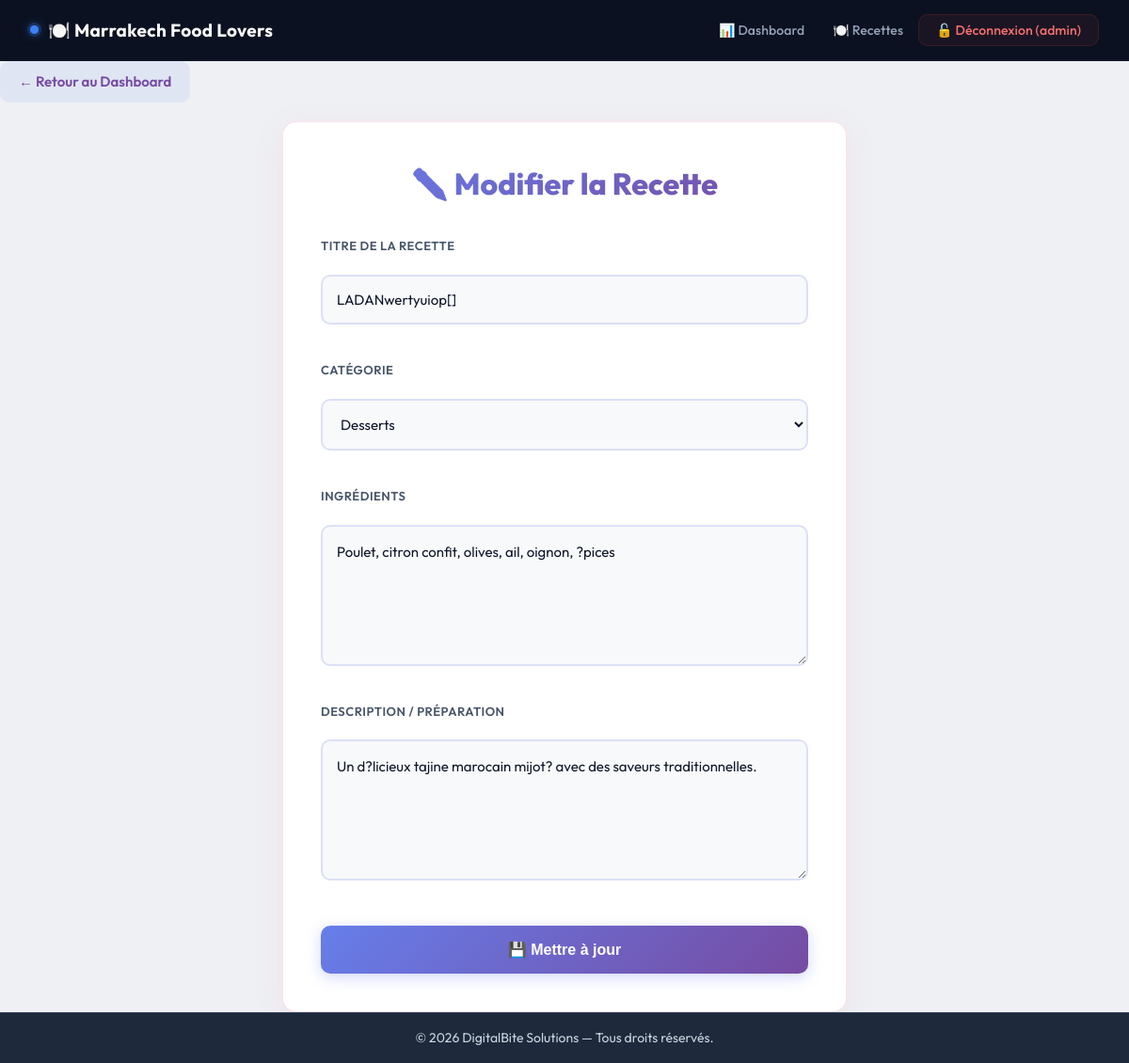
/edit_recipe.php?id=3 (signed in), run on the app's committed database.
### tables this page shows
CREATE TABLE `recipes` (
  `id` int(11) NOT NULL,
  `title` varchar(150) NOT NULL,
  `ingredients` text NOT NULL,
  `description` text NOT NULL,
  `user_id` int(11) DEFAULT NULL,
  `category_id` int(11) DEFAULT NULL,
  `created_at` timestamp NOT NULL DEFAULT current_timestamp()
);

CREATE TABLE `categories` (
  `id` int(11) NOT NULL,
  `name` varchar(100) NOT NULL
);

### edit_recipe.php (called while the page is built)
<?php
require_once 'app/controllers/RecipeController.php';
$controller = new RecipeController();
$controller->edit();
?>

### app/models/Database.php (called while the page is built, shortened)
<?php
class Database{
private static $instance = null ;
private $pdo;
private function __construct(){
    try{
        $this ->pdo = new PDO(
            'mysql:host=' . DB_HOST . ';dbname=' . DB_NAME . ';charset=utf8',
                DB_USER,
                DB_PASS
        );
        $this ->pdo->setAttribute(PDO::ATTR_ERRMODE, PDO::ERRMODE_EXCEPTION );
    }catch(PDOException $e){
        die ('Erreur de connexion : ' . $e->getMessage());
    }
}
public static function getInstance() {
        if (self::$instance === null) {
            self::$instance = new Database();
        }
        return self::$instance;
}
public function query($sql, $params = []) {
        $stmt = $this->pdo->prepare($sql);
        $stmt->execute($params);
        return $stmt;
}
}
?>

### app/models/Recipe.php (called while the page is built, shortened)
<?php
require_once __DIR__ . '/Database.php';
class Recipe {
    public function getById($id) {
        $db   = Database::getInstance();
        $stmt = $db->query(
            'SELECT r.*, c.name AS category_name, u.username
             FROM recipes r
             LEFT JOIN categories c ON r.category_id = c.id
             LEFT JOIN users u ON r.user_id = u.id
             WHERE r.id = ?',
            [$id]
        );
        return $stmt->fetch(PDO::FETCH_ASSOC);
    }
}
?>

### app/models/Category.php (called while the page is built, shortened)
<?php
require_once __DIR__ . '/../models/Database.php';
class category {
    public function getAll() {
        $db =Database :: getInstance();
        $stmt = $db ->query('SELECT * FROM categories ORDER BY name ASC');
        return $stmt->fetchAll(PDO::FETCH_ASSOC);
    }
}
?>

### app/views/cuisinier/edit.php (the view, shortened to what this page needs)
<?php require_once __DIR__ . '/../includes/header.php'; ?>
<main>
    <a href="/Marrakech_Food_Lovers/dashboard.php" class="btn-back">← Retour au Dashboard</a>
    <div class="form-container">
        <h1 class="form-title">✏️ Modifier la Recette</h1>
        <form action="/Marrakech_Food_Lovers/edit_recipe.php?id=<?= $recipe['id'] ?>" method="POST" class="main-form">
            <div class="form-group">
                <label for="title">Titre de la recette</label>
                <input type="text" id="title" name="title"
                       value="<?= htmlspecialchars($recipe['title']) ?>" required>
            </div>
            <div class="form-group">
                <label for="category_id">Catégorie</label>
                <select id="category_id" name="category_id" required>
                    <?php foreach ($categories as $category) : ?>
                        <option value="<?= $category['id'] ?>"
                            <?= ($recipe['category_id'] == $category['id']) ? 'selected' : '' ?>>
                            <?= htmlspecialchars($category['name']) ?>
                        </option>
                    <?php endforeach; ?>
                </select>
            </div>
            <div class="form-group">
                <label for="ingredients">Ingrédients</label>
                <textarea id="ingredients" name="ingredients" required>
<?= htmlspecialchars($recipe['ingredients']) ?></textarea>
            </div>
            <div class="form-group">
                <label for="description">Description / Préparation</label>
                <textarea id="description" name="description" required>
<?= htmlspecialchars($recipe['description']) ?></textarea>
            </div>
            <button type="submit">💾 Mettre à jour</button>
        </form>
    </div>
</main>
<?php require_once __DIR__ . '/../includes/footer.php'; ?>

### public/css/style.css (style rules this page uses)
:root { --primary: #4f46e5; --primary-hover: #4338ca; --secondary: #10b981; --secondary-hover:#059669; --danger: #ef4444; --danger-hover: #dc2626; --bg-page: #eef0f4; --bg-card: #ffffff; --bg-content: #f8fafc; --text-primary: #0f172a; --text-secondary: #475569; --text-muted: #94a3b8; --bg-dark: #0b1120; --border: #e2e8f0; --table-header: #f28b82; --radius-sm: 6px; --radius-md: 10px; --radius-lg: 14px; --radius-xl: 18px; --radius-2xl: 24px; --shadow-xs: 0 1px 2px rgba(0,0,0,0.04); --shadow-sm: 0 2px 6px rgba(0,0,0,0.06); --shadow-md: 0 4px 12px rgba(0,0,0,0.08); --shadow-lg: 0 8px 24px rgba(0,0,0,0.10); --shadow-xl: 0 16px 40px rgba(0,0,0,0.14); --bar-blue: #4f46e5; --bar-purple: #7c3aed; --bar-green: #10b981; --bar-orange: #f59e0b; }
*, *::before, *::after { margin: 0; padding: 0; box-sizing: border-box; }
html { scroll-behavior: smooth; }
body { font-family: 'Outfit', 'Segoe UI', Tahoma, sans-serif; font-size: 15px; font-weight: 400; color: var(--text-primary); background-color: var(--bg-page); line-height: 1.6; min-height: 100vh; display: flex; flex-direction: column; }
input[type="text"], input[type="email"], input[type="password"], input[type="number"], input[type="datetime-local"], select, textarea { width: 100%; padding: 11px 16px; border: 1.5px solid var(--border); border-radius: var(--radius-md); font-family: 'Outfit', sans-serif; font-size: 14px; font-weight: 400; color: var(--text-primary); background-color: var(--bg-content); transition: border-color 0.2s ease, box-shadow 0.2s ease; outline: none; margin-top: 6px; }
textarea { min-height: 100px; resize: vertical; }
.form-group { margin-bottom: 18px; }
.form-group label { display: block; font-size: 13px; font-weight: 600; color: var(--text-secondary); margin-bottom: 6px; text-transform: uppercase; letter-spacing: 0.5px; }

### app/views/cuisinier/edit.php (style rules this page uses)
main { animation: slideInUp 0.6s ease-out; }
.form-container { background: white; border-radius: 15px; padding: 40px; box-shadow: 0 8px 32px rgba(255, 107, 157, 0.1); border: 1px solid rgba(255, 107, 157, 0.2); max-width: 600px; margin: 0 auto; }
.form-title { font-size: 32px; font-weight: 800; background: linear-gradient(135deg, #667eea 0%, #764ba2 100%); -webkit-background-clip: text; -webkit-text-fill-color: transparent; margin-bottom: 30px; text-align: center; }
.main-form { display: flex; flex-direction: column; gap: 20px; }
.form-group { display: flex; flex-direction: column; gap: 8px; }
label { font-size: 14px; font-weight: 700; color: #1a1a1a; text-transform: uppercase; letter-spacing: 0.5px; }
input[type="text"], textarea, select { padding: 15px; border: 2px solid rgba(102, 126, 234, 0.2); border-radius: 10px; font-size: 15px; font-family: inherit; transition: all 0.3s ease; background: #f8f9fa; }
textarea { resize: vertical; min-height: 150px; line-height: 1.6; }
button[type="submit"] { padding: 16px 32px; background: linear-gradient(135deg, #667eea 0%, #764ba2 100%); color: white; border: none; border-radius: 10px; font-size: 16px; font-weight: 700; cursor: pointer; transition: all 0.3s ease; box-shadow: 0 4px 15px rgba(102, 126, 234, 0.3); margin-top: 10px; }
.btn-back { display: inline-block; margin-bottom: 20px; padding: 10px 20px; background: rgba(102,126,234,0.1); color: #764ba2; border-radius: 10px; text-decoration: none; font-weight: 600; }

### app/views/includes/footer.php (style rules this page uses)
body { display:flex; flex-direction:column; min-height:100vh; }
main { flex:1; }

### data on the page
recipes: title "LADANwertyuiop[]", category_id "Desserts", ingredients "Poulet, citron confit, olives, ail, oignon, ?pices", description "Un d?licieux tajine marocain mijot? avec des saveurs traditionnelles."

### other printed values
$_SESSION['username'] "admin"
